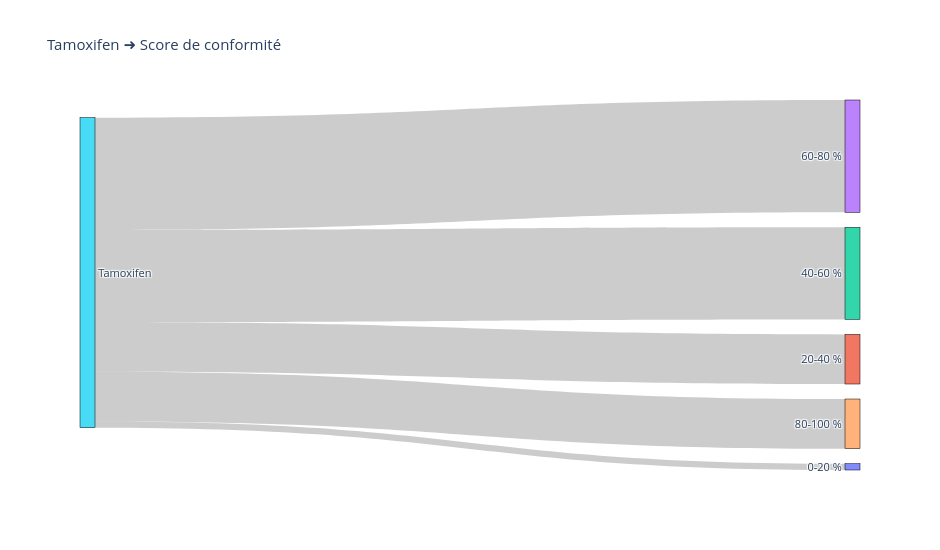

Write notebook code for a chart like this one.
### Code cell
# Diagramme : Traitement ➜ Score de conformité
traitements = ["Tamoxifen", "Anti_arom"]

for trt in traitements:
    df_tmp = df_long[df_long[trt] == 1]
    links_trt = (
        df_tmp.query("conforme == 1")
              .groupby([trt, "score_band"])
              .size()
              .reset_index(name="value")
              .assign(**{trt: trt})
              .rename(columns={trt: "source", "score_band": "target"})
    )
    sankey_from_df(links_trt, f"{trt} ➜ Score de conformité")

### Figure 1 — Plotly figure (JSON) as saved in the notebook; plotly's stock layout.template omitted (floating-point values rounded to 4 significant figures)
{"data": [{"arrangement": "snap", "link": {"source": [5, 5, 5, 5, 5], "target": [0, 1, 2, 3, 4], "value": [51, 403, 748, 913, 404]}, "node": {"label": ["0-20 %", "20-40 %", "40-60 %", "60-80 %", "80-100 %", "Tamoxifen"], "line": {"color": "black", "width": 0.5}, "pad": 15, "thickness": 15}, "type": "sankey"}], "layout": {"font": {"size": 11}, "height": 550, "title": {"text": "Tamoxifen ➜ Score de conformité"}, "width": 940}}
